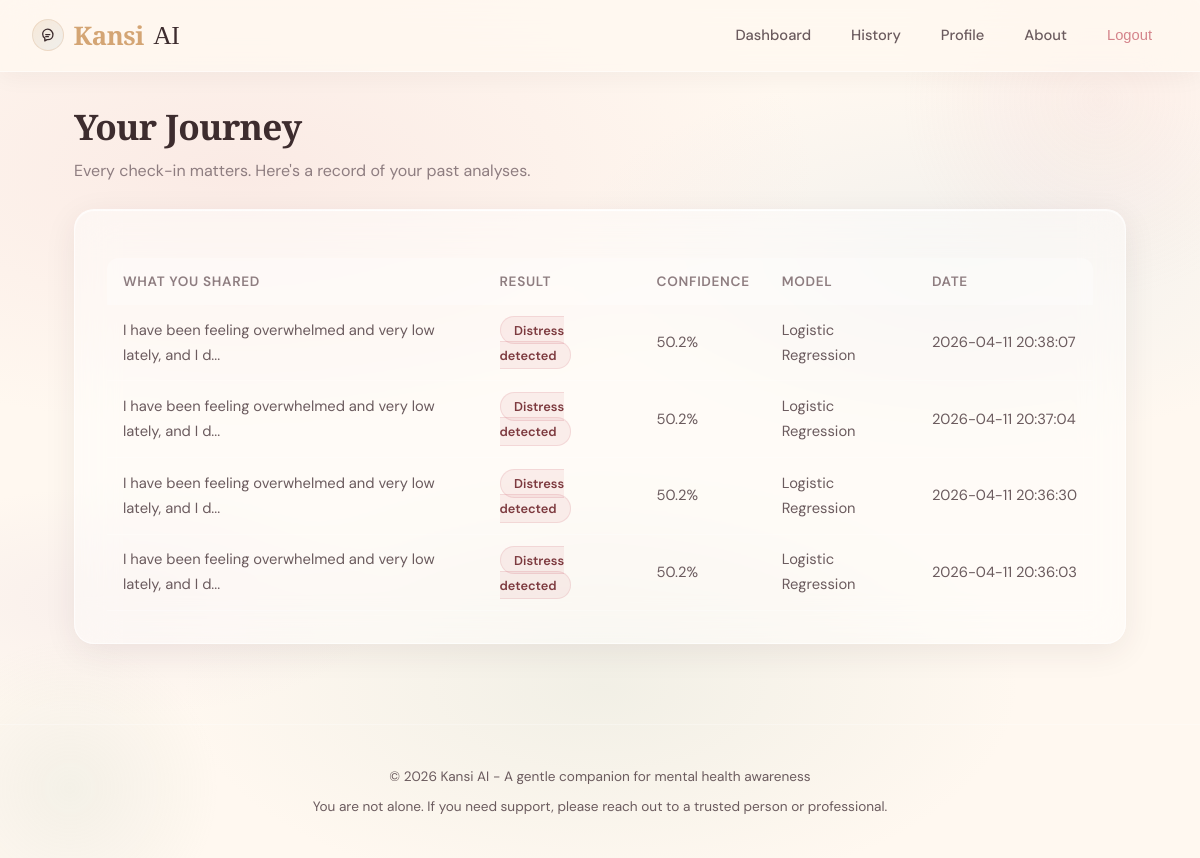
Screenshot of /history (signed in) with the database file from the repository.
### tables this page shows
CREATE TABLE analysis_history (
            id INTEGER PRIMARY KEY AUTOINCREMENT,
            user_id INTEGER NOT NULL,
            input_text TEXT NOT NULL,
            prediction TEXT NOT NULL,
            confidence REAL,
            model_used TEXT,
            created_at TIMESTAMP DEFAULT CURRENT_TIMESTAMP,
            FOREIGN KEY (user_id) REFERENCES users(id) ON DELETE CASCADE
        );

### app.py (the view)
    @app.route('/history')
    @login_required
    def history():
        analyses = get_analysis_history(g.user['id'], limit=100)
        return render_template('history.html', history=analyses)

### app.py (called while the page is built)
def login_required(view):
    @wraps(view)
    def wrapped(*args, **kwargs):
        if not g.user:
            record_security_event('access_denied', subject='anonymous', ip_address=get_request_ip(), metadata={'path': request.path})
            if is_api_request():
                abort(401)
            flash('Please log in to access this page.', 'warning')
            return redirect(url_for('login'))
        return view(*args, **kwargs)
    return wrapped

### database.py (called while the page is built)
def get_db():
    os.makedirs(os.path.dirname(DB_PATH), exist_ok=True)
    conn = sqlite3.connect(DB_PATH)
    conn.row_factory = sqlite3.Row
    conn.execute("PRAGMA foreign_keys = ON")
    return conn

def get_user_by_id(user_id):
    conn = get_db()
    user = conn.execute('SELECT * FROM users WHERE id = ?', (user_id,)).fetchone()
    conn.close()
    return dict(user) if user else None

def get_analysis_history(user_id, limit=20):
    conn = get_db()
    rows = conn.execute(
        '''
        SELECT * FROM analysis_history WHERE user_id = ? ORDER BY created_at DESC LIMIT ?
        ''',
        (user_id, limit)
    ).fetchall()
    conn.close()
    return [dict(r) for r in rows]

### templates/history.html (shortened to what this page needs)
{% extends "base.html" %}
{% block content %}
<h1 style="margin-bottom: 0.5rem;">Your Journey</h1>
<p style="color: var(--text-muted); margin-bottom: 1.5rem;">Every check-in matters. Here's a record of your past analyses.</p>
<div class="card">
    {% if history %}
    <table class="history-table">
        <thead>
            <tr>
                <th>What you shared</th>
                <th>Result</th>
                <th>Confidence</th>
                <th>Model</th>
                <th>Date</th>
            </tr>
        </thead>
        <tbody>
            {% for item in history %}
            <tr class="fade-in-item">
                <td>{{ item.input_text[:60] }}{% if item.input_text | length > 60 %}...{% endif %}</td>
                <td>
                    <span class="badge {% if 'Depressive' in item.prediction %}badge-danger{% else %}badge-success{% endif %}">
                        {% if 'Depressive' in item.prediction %}Distress detected{% else %}No indicators{% endif %}
                    </span>
                </td>
                <td>{{ item.confidence }}%</td>
                <td>{{ item.model_used or 'N/A' }}</td>
                <td style="white-space: nowrap;">{{ item.created_at }}</td>
            </tr>
            {% endfor %}
        </tbody>
    </table>
    {% endif %}
</div>
{% endblock %}

### templates/base.html (shortened to what this page needs)
<!DOCTYPE html>
<html lang="en">
<head>
    <link rel="stylesheet" href="{{ url_for('static', filename='css/style.css') }}">
</head>
<body>
    <nav>
        <a href="/" class="nav-brand">
            <span class="brand-mark" aria-hidden="true">
                <svg viewBox="0 0 24 24" fill="none" stroke="currentColor" stroke-width="1.8" stroke-linecap="round" stroke-linejoin="round">
                    <path d="M12 3c-4.2 0-7 2.9-7 6.7 0 2.4 1.1 4.4 2.9 5.5V19l3.1-1.8c.3.1.7.1 1 .1 4.2 0 7-2.9 7-6.6S16.2 3 12 3Z"/>
                    <path d="M9.2 10.4h5.6"/>
                    <path d="M9.2 13.2h3.6"/>
                </svg>
            </span>
            Kansi <span>AI</span>
        </a>
        <div class="nav-links">
            {% if user %}
                <a href="{{ url_for('dashboard') }}">Dashboard</a>
                <a href="{{ url_for('history') }}">History</a>
                <a href="{{ url_for('profile') }}">Profile</a>
                <a href="{{ url_for('about') }}">About</a>
                <form method="POST" action="{{ url_for('logout') }}" class="inline-form">
                    <button type="submit" class="nav-button logout-link">Logout</button>
                </form>
            {% else %}
                <a href="{{ url_for('about') }}">About</a>
                <a href="{{ url_for('login') }}">Login</a>
                <a href="{{ url_for('register') }}" class="btn btn-primary" style="padding: 0.5rem 1.1rem; font-size: 0.88rem;">Sign Up</a>
            {% endif %}
        </div>
    </nav>
    <div class="container">
        {% block content %}{% endblock %}
    </div>
    <footer>
        <p>&copy; 2026 Kansi AI - A gentle companion for mental health awareness</p>
        <p>You are not alone. If you need support, please reach out to a trusted person or professional.</p>
    </footer>
</body>
</html>

### rows the page displays
analysis_history: input_text "I have been feeling overwhelmed and very low lately, and I d", shows "Distress detected", confidence "50.2", model_used "Logistic Regression", created_at "2026-04-11 20:38:07"
analysis_history: input_text "I have been feeling overwhelmed and very low lately, and I d", shows "Distress detected", confidence "50.2", model_used "Logistic Regression", created_at "2026-04-11 20:37:04"
analysis_history: input_text "I have been feeling overwhelmed and very low lately, and I d", shows "Distress detected", confidence "50.2", model_used "Logistic Regression", created_at "2026-04-11 20:36:30"
analysis_history: input_text "I have been feeling overwhelmed and very low lately, and I d", shows "Distress detected", confidence "50.2", model_used "Logistic Regression", created_at "2026-04-11 20:36:03"
